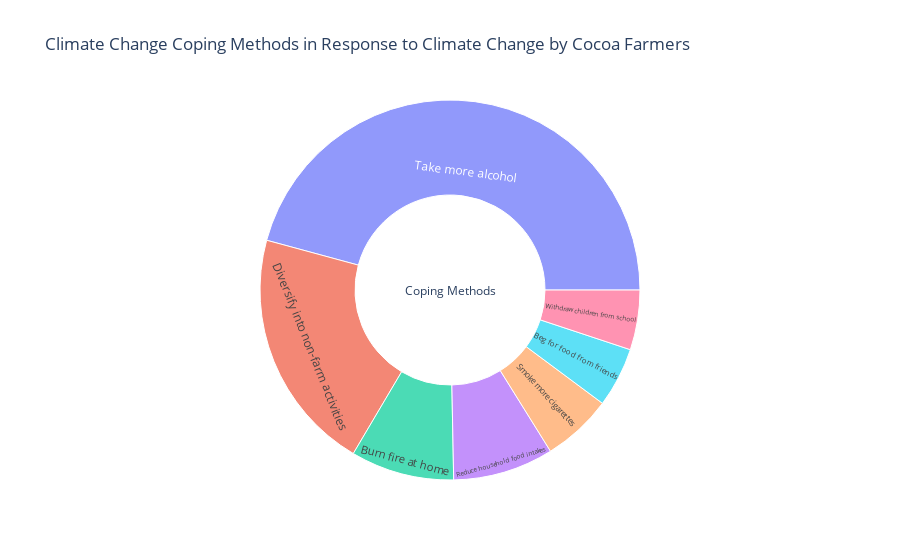

Notebook code cell kept with this figure:
### Code cell
import plotly.express as px
import pandas as pd
vendors = ["Take more alcohol", "Withdraw children from school", "Reduce household food intakes", "Smoke more cigarettes", "Burn fire at home", "Diversify into non-farm activities", "Beg for food from friends"]
sectors = ["Coping Methods", "Coping Methods", "Coping Methods", "Coping Methods", "Coping Methods",
           "Coping Methods", "Coping Methods"]
regions = ["", "", "", "", "", "", ""]
sales = [369, 41, 69, 48, 71, 167, 41]
df = pd.DataFrame(
    dict(vendors=vendors, sectors=sectors, regions=regions, sales=sales)
)
print(df)
fig = px.sunburst(df, path=['regions', 'sectors', 'vendors'], values='sales', title="Climate Change Coping Methods in Response to Climate Change by Cocoa Farmers")
#fig.update_layout(uniformtext=dict(minsize=10, mode='hide'))
fig.show()

### Figure 1 — Plotly figure (JSON) as saved in the notebook; plotly's stock layout.template omitted (floating-point values rounded to 4 significant figures)
{"data": [{"branchvalues": "total", "domain": {"x": [0, 1], "y": [0, 1]}, "hovertemplate": "labels=%{label}<br>sales=%{value}<br>parent=%{parent}<br>id=%{id}<extra></extra>", "ids": ["/Coping Methods/Beg for food from friends", "/Coping Methods/Burn fire at home", "/Coping Methods/Diversify into non-farm activities", "/Coping Methods/Reduce household food intakes", "/Coping Methods/Smoke more cigarettes", "/Coping Methods/Take more alcohol", "/Coping Methods/Withdraw children from school", "/Coping Methods", ""], "labels": ["Beg for food from friends", "Burn fire at home", "Diversify into non-farm activities", "Reduce household food intakes", "Smoke more cigarettes", "Take more alcohol", "Withdraw children from school", "Coping Methods", ""], "name": "", "parents": ["/Coping Methods", "/Coping Methods", "/Coping Methods", "/Coping Methods", "/Coping Methods", "/Coping Methods", "/Coping Methods", "", ""], "type": "sunburst", "values": [41, 71, 167, 69, 48, 369, 41, 806, 806]}], "layout": {"legend": {"tracegroupgap": 0}, "title": {"text": "Climate Change Coping Methods in Response to Climate Change by Cocoa Farmers"}}}
